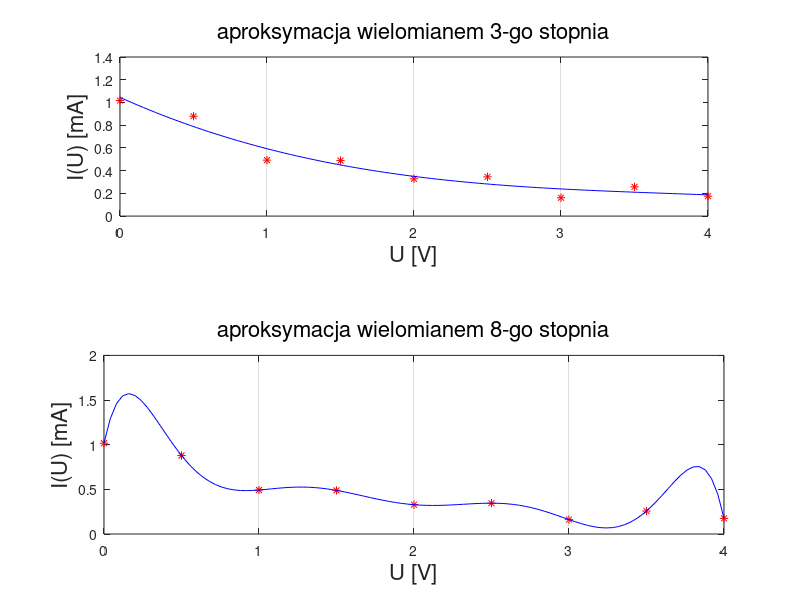
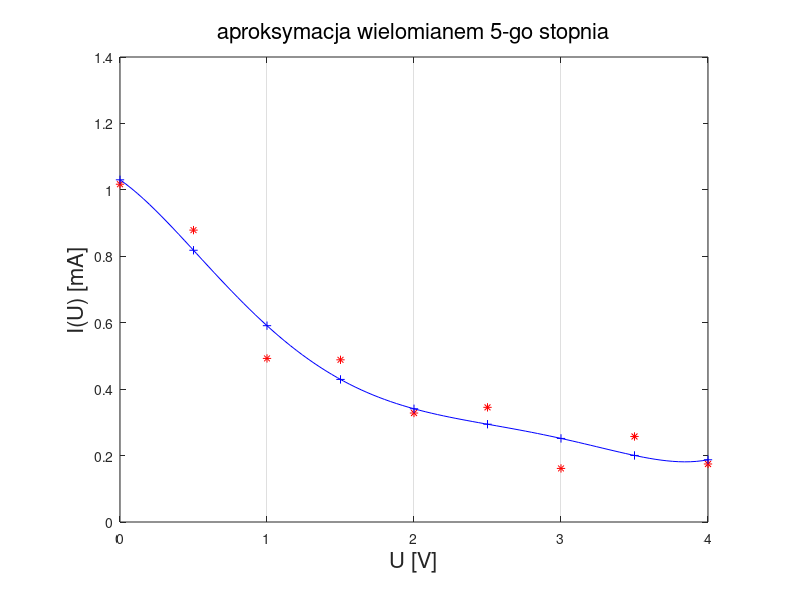

MATLAB code for these plots, in order:
#! /usr/bin/octave -qf

clear all;
close all;

U = 0:0.5:4;
I = [1.017 0.8788 0.4925 0.4883 0.3281 0.3452 0.1613 0.2575 0.1747];

Ui = min(U) + [0:1:100]/100*abs(max(U)-min(U));

%n - order of approximating polynomial
%str - structure with additional data
n = [3 8];
%plot parameters
params = struct(
    'title', {
        'aproksymacja wielomianem 3-go stopnia'
        ,'aproksymacja wielomianem 8-go stopnia'
        ,'aproksymacja wielomianem 5-go stopnia'
        }
    ,'outerpos',{
        [0.02 0.52 0.96 0.46]
        ,[0.02 0.02 0.96 0.46]
        ,[0.02 0.02 0.96 0.96]
    }
);

for i=1:2
    [coeffs str]=polyfit(U,I,n(i));
    err = (sum((I-str.yf).^2))/length(I);
    disp(err);
    Ii = polyval(coeffs,Ui);
    spl=subplot(210+i);
    pl=plot(U,I,'r*',Ui,Ii,'b-');
    set(spl
        ,'title', text('string', params(i).title, 'fontsize',16)
        ,'xlabel',text('string','U [V]','fontsize',16)
        ,'ylabel',text('string','I(U) [mA]','fontsize',16)
        ,'outerposition',params(i).outerpos
        ,'xgrid','on'
    );
    %punkty dokladne
end

fig2=figure(2);
[coeffs str]=polyfit(U,I,5);
Ii = polyval(coeffs,Ui);
err = (sum((I-str.yf).^2))/length(I);
disp(err);
plot(U,I,'r*',U,str.yf,'b+',Ui,Ii,'b-');
set(gca
    ,'title', text('string', params(3).title, 'fontsize',16)
    ,'xlabel',text('string','U [V]','fontsize',16)
    ,'ylabel',text('string','I(U) [mA]','fontsize',16)
    ,'outerposition',params(3).outerpos
    ,'xgrid','on'
);

pause;

